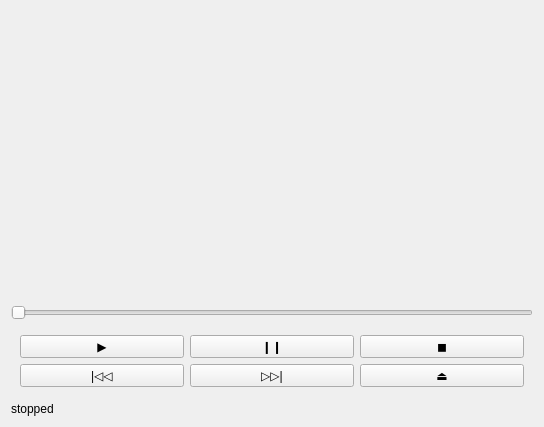
<?xml version="1.0" encoding="UTF-8"?>
<ui version="4.0">
 <class>FramePlayerForm</class>
 <widget class="QWidget" name="FramePlayerForm">
  <property name="geometry">
   <rect>
    <x>0</x>
    <y>0</y>
    <width>544</width>
    <height>427</height>
   </rect>
  </property>
  <property name="windowTitle">
   <string>Player</string>
  </property>
  <layout class="QGridLayout" name="gridLayout">
   <item row="2" column="0" colspan="3">
    <widget class="QWidget" name="controlPanel" native="true">
     <property name="sizePolicy">
      <sizepolicy hsizetype="Preferred" vsizetype="Minimum">
       <horstretch>0</horstretch>
       <verstretch>0</verstretch>
      </sizepolicy>
     </property>
     <layout class="QGridLayout" name="gridLayout_3">
      <item row="0" column="1">
       <widget class="QPushButton" name="pauseButton">
        <property name="text">
         <string>❙❙</string>
        </property>
       </widget>
      </item>
      <item row="0" column="2">
       <widget class="QPushButton" name="stopButton">
        <property name="text">
         <string>◼</string>
        </property>
       </widget>
      </item>
      <item row="0" column="0">
       <widget class="QPushButton" name="playButton">
        <property name="text">
         <string>▶</string>
        </property>
       </widget>
      </item>
      <item row="1" column="0">
       <widget class="QPushButton" name="prevButton">
        <property name="text">
         <string>|◁◁</string>
        </property>
       </widget>
      </item>
      <item row="1" column="1">
       <widget class="QPushButton" name="nextButton">
        <property name="text">
         <string>▷▷|</string>
        </property>
       </widget>
      </item>
      <item row="1" column="2">
       <widget class="QPushButton" name="ejectButton">
        <property name="text">
         <string>⏏</string>
        </property>
       </widget>
      </item>
     </layout>
    </widget>
   </item>
   <item row="1" column="0" colspan="3">
    <widget class="QSlider" name="slider">
     <property name="maximum">
      <number>0</number>
     </property>
     <property name="orientation">
      <enum>Qt::Horizontal</enum>
     </property>
    </widget>
   </item>
   <item row="0" column="0" colspan="3">
    <widget class="QFrame" name="frame">
     <property name="sizePolicy">
      <sizepolicy hsizetype="Preferred" vsizetype="Expanding">
       <horstretch>0</horstretch>
       <verstretch>0</verstretch>
      </sizepolicy>
     </property>
     <property name="frameShape">
      <enum>QFrame::NoFrame</enum>
     </property>
     <property name="frameShadow">
      <enum>QFrame::Raised</enum>
     </property>
     <layout class="QGridLayout" name="gridLayout_2"/>
    </widget>
   </item>
   <item row="3" column="0">
    <widget class="QLabel" name="statusLabel">
     <property name="sizePolicy">
      <sizepolicy hsizetype="Preferred" vsizetype="Fixed">
       <horstretch>0</horstretch>
       <verstretch>0</verstretch>
      </sizepolicy>
     </property>
     <property name="text">
      <string>stopped</string>
     </property>
    </widget>
   </item>
  </layout>
 </widget>
 <resources/>
 <connections/>
</ui>
